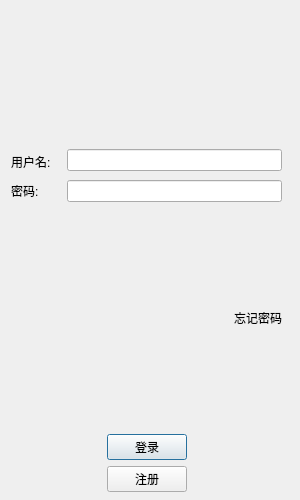
<?xml version="1.0" encoding="UTF-8"?>
<ui version="4.0">
 <class>login</class>
 <widget class="QDialog" name="login">
  <property name="geometry">
   <rect>
    <x>0</x>
    <y>0</y>
    <width>300</width>
    <height>500</height>
   </rect>
  </property>
  <property name="minimumSize">
   <size>
    <width>300</width>
    <height>500</height>
   </size>
  </property>
  <property name="maximumSize">
   <size>
    <width>300</width>
    <height>500</height>
   </size>
  </property>
  <property name="windowTitle">
   <string>Dialog</string>
  </property>
  <widget class="QWidget" name="">
   <property name="geometry">
    <rect>
     <x>11</x>
     <y>11</y>
     <width>271</width>
     <height>481</height>
    </rect>
   </property>
   <layout class="QVBoxLayout" name="verticalLayout">
    <item>
     <widget class="QWidget" name="widget" native="true">
      <layout class="QGridLayout" name="gridLayout_2">
       <item row="0" column="0">
        <widget class="QLabel" name="label">
         <property name="text">
          <string/>
         </property>
         <property name="pixmap">
          <pixmap resource="img.qrc">:/icon/QRcode.png</pixmap>
         </property>
         <property name="alignment">
          <set>Qt::AlignCenter</set>
         </property>
        </widget>
       </item>
      </layout>
     </widget>
    </item>
    <item>
     <spacer name="verticalSpacer">
      <property name="orientation">
       <enum>Qt::Vertical</enum>
      </property>
      <property name="sizeHint" stdset="0">
       <size>
        <width>20</width>
        <height>40</height>
       </size>
      </property>
     </spacer>
    </item>
    <item>
     <layout class="QFormLayout" name="formLayout">
      <item row="0" column="0">
       <widget class="QLabel" name="user_label">
        <property name="minimumSize">
         <size>
          <width>25</width>
          <height>25</height>
         </size>
        </property>
        <property name="maximumSize">
         <size>
          <width>50</width>
          <height>25</height>
         </size>
        </property>
        <property name="text">
         <string>用户名:</string>
        </property>
       </widget>
      </item>
      <item row="0" column="1">
       <widget class="QLineEdit" name="user_edit"/>
      </item>
      <item row="1" column="0">
       <widget class="QLabel" name="pass_label">
        <property name="minimumSize">
         <size>
          <width>50</width>
          <height>0</height>
         </size>
        </property>
        <property name="maximumSize">
         <size>
          <width>50</width>
          <height>16777215</height>
         </size>
        </property>
        <property name="text">
         <string>密码:</string>
        </property>
       </widget>
      </item>
      <item row="1" column="1">
       <widget class="QLineEdit" name="pass_edit"/>
      </item>
     </layout>
    </item>
    <item>
     <spacer name="verticalSpacer_2">
      <property name="orientation">
       <enum>Qt::Vertical</enum>
      </property>
      <property name="sizeHint" stdset="0">
       <size>
        <width>20</width>
        <height>40</height>
       </size>
      </property>
     </spacer>
    </item>
    <item>
     <layout class="QHBoxLayout" name="horizontalLayout_3">
      <item>
       <spacer name="horizontalSpacer_3">
        <property name="orientation">
         <enum>Qt::Horizontal</enum>
        </property>
        <property name="sizeHint" stdset="0">
         <size>
          <width>40</width>
          <height>20</height>
         </size>
        </property>
       </spacer>
      </item>
      <item>
       <widget class="QLabel" name="forget_label">
        <property name="text">
         <string>忘记密码</string>
        </property>
       </widget>
      </item>
     </layout>
    </item>
    <item>
     <spacer name="verticalSpacer_3">
      <property name="orientation">
       <enum>Qt::Vertical</enum>
      </property>
      <property name="sizeHint" stdset="0">
       <size>
        <width>20</width>
        <height>40</height>
       </size>
      </property>
     </spacer>
    </item>
    <item>
     <layout class="QHBoxLayout" name="horizontalLayout_4">
      <item>
       <spacer name="horizontalSpacer">
        <property name="orientation">
         <enum>Qt::Horizontal</enum>
        </property>
        <property name="sizeHint" stdset="0">
         <size>
          <width>40</width>
          <height>20</height>
         </size>
        </property>
       </spacer>
      </item>
      <item>
       <widget class="QPushButton" name="login_btn">
        <property name="text">
         <string>登录</string>
        </property>
       </widget>
      </item>
      <item>
       <spacer name="horizontalSpacer_2">
        <property name="orientation">
         <enum>Qt::Horizontal</enum>
        </property>
        <property name="sizeHint" stdset="0">
         <size>
          <width>40</width>
          <height>20</height>
         </size>
        </property>
       </spacer>
      </item>
     </layout>
    </item>
    <item>
     <layout class="QHBoxLayout" name="horizontalLayout_5">
      <item>
       <spacer name="horizontalSpacer_4">
        <property name="orientation">
         <enum>Qt::Horizontal</enum>
        </property>
        <property name="sizeHint" stdset="0">
         <size>
          <width>40</width>
          <height>20</height>
         </size>
        </property>
       </spacer>
      </item>
      <item>
       <widget class="QPushButton" name="register_btn">
        <property name="text">
         <string>注册</string>
        </property>
       </widget>
      </item>
      <item>
       <spacer name="horizontalSpacer_5">
        <property name="orientation">
         <enum>Qt::Horizontal</enum>
        </property>
        <property name="sizeHint" stdset="0">
         <size>
          <width>40</width>
          <height>20</height>
         </size>
        </property>
       </spacer>
      </item>
     </layout>
    </item>
   </layout>
  </widget>
 </widget>
 <resources>
  <include location="img.qrc"/>
 </resources>
 <connections/>
</ui>
